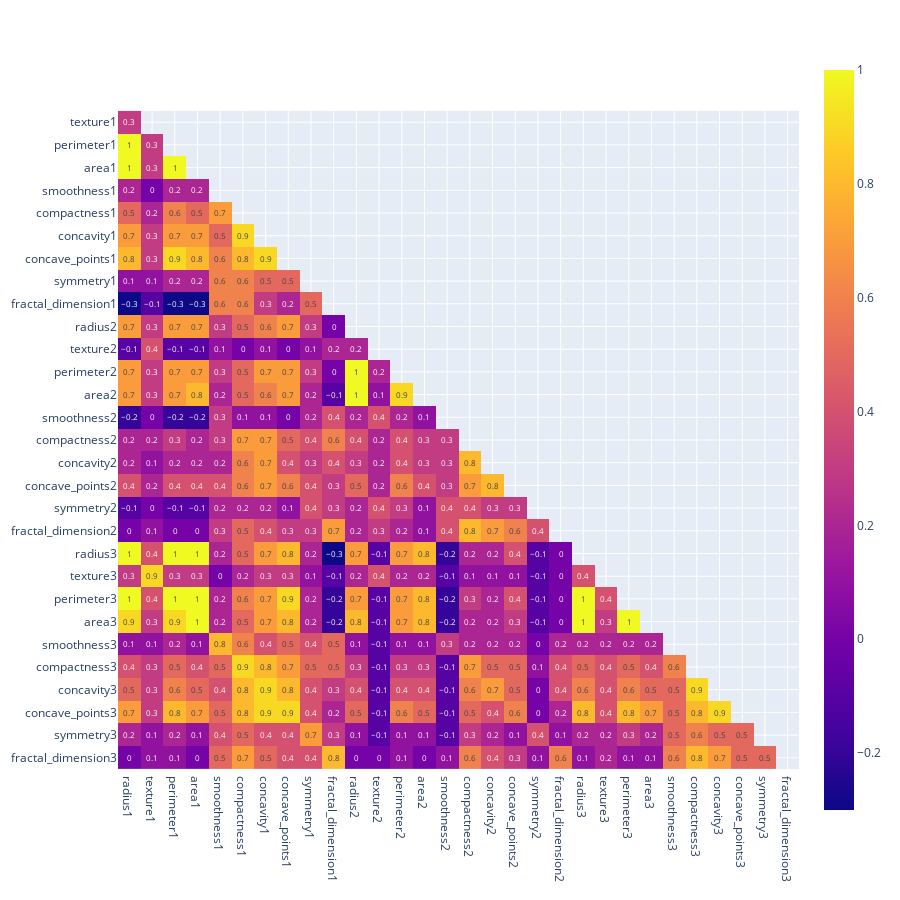

The notebook cell saved with this chart:
### Code cell
# --- CREATING A CORRELATION PLOT --- 
import plotly.express as px
import numpy as np

df = X
df_corr = df.corr().round(1)  
# Mask to matrix
mask = np.zeros_like(df_corr, dtype=bool)
mask[np.triu_indices_from(mask)] = True
# Viz
df_corr_viz = df_corr.mask(mask).dropna(how='all')

fig = px.imshow(df_corr_viz, text_auto=True)
fig.update_layout(height = 900, width=900)
fig.show()

### Figure 1 — Plotly figure (JSON) as saved in the notebook; plotly's stock layout.template omitted (floating-point values rounded to 4 significant figures; data arrays with more than 128 entries replaced by an {"elided": "..."} marker saying what was removed)
{"data": [{"coloraxis": "coloraxis", "hovertemplate": "x: %{x}<br>y: %{y}<br>color: %{z}<extra></extra>", "name": "0", "texttemplate": "%{z}", "type": "heatmap", "x": ["radius1", "texture1", "perimeter1", "area1", "smoothness1", "compactness1", "concavity1", "concave_points1", "symmetry1", "fractal_dimension1", "radius2", "texture2", "perimeter2", "area2", "smoothness2", "compactness2", "concavity2", "concave_points2", "symmetry2", "fractal_dimension2", "radius3", "texture3", "perimeter3", "area3", "smoothness3", "compactness3", "concavity3", "concave_points3", "symmetry3", "fractal_dimension3"], "xaxis": "x", "y": ["texture1", "perimeter1", "area1", "smoothness1", "compactness1", "concavity1", "concave_points1", "symmetry1", "fractal_dimension1", "radius2", "texture2", "perimeter2", "area2", "smoothness2", "compactness2", "concavity2", "concave_points2", "symmetry2", "fractal_dimension2", "radius3", "texture3", "perimeter3", "area3", "smoothness3", "compactness3", "concavity3", "concave_points3", "symmetry3", "fractal_dimension3"], "yaxis": "y", "z": {"elided": "29x30 float values"}}], "layout": {"coloraxis": {"colorscale": [[0, "#0d0887"], [0.1111, "#46039f"], [0.2222, "#7201a8"], [0.3333, "#9c179e"], [0.4444, "#bd3786"], [0.5556, "#d8576b"], [0.6667, "#ed7953"], [0.7778, "#fb9f3a"], [0.8889, "#fdca26"], [1, "#f0f921"]]}, "height": 900, "margin": {"t": 60}, "width": 900, "xaxis": {"anchor": "y", "constrain": "domain", "domain": [0, 1], "scaleanchor": "y"}, "yaxis": {"anchor": "x", "autorange": "reversed", "constrain": "domain", "domain": [0, 1]}}}
